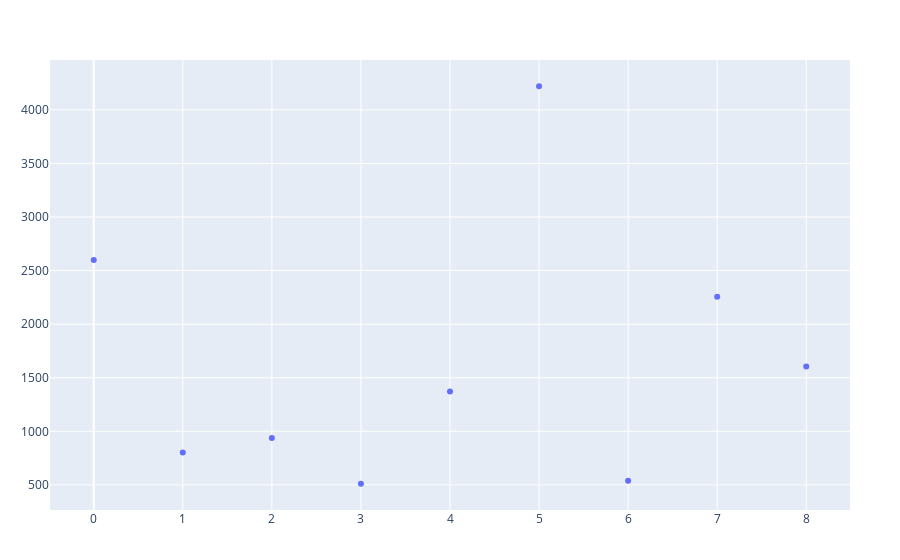

The cell this chart's notebook holds for it:
### Code cell
plot(scatter(agri_col_cleansed, x=:Phosphorus, y=:num_of_protests, mode="markers"))

### Figure 1 — Plotly figure (JSON) as saved in the notebook; plotly's stock layout.template omitted (floating-point values rounded to 4 significant figures)
{"data": [{"mode": "markers", "type": "scatter", "x": "Phosphorus", "y": [2599, 802, 939, 511, 1371, 4220, 540, 2255, 1605]}], "layout": {"margin": {"b": 50, "l": 50, "r": 50, "t": 60}}}
